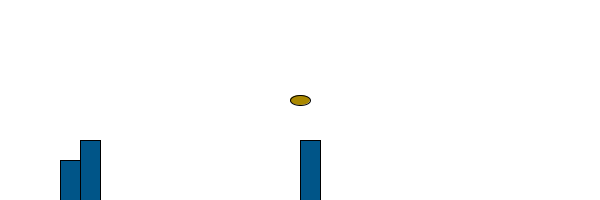
Frame 1 (no input)
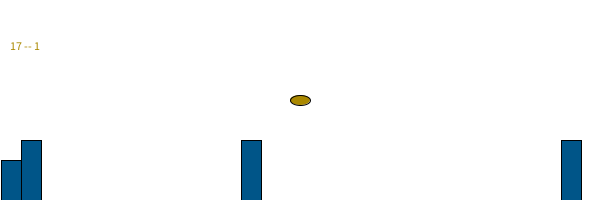
Frame 60 (the mouse pressed at the canvas centre just before this capture)
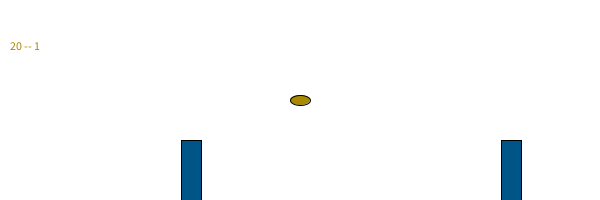
Frame 120 (the mouse held since frame 60 and released just before this capture)

The Processing sketch that drew these frames (run headless with seeded random() and noise(); from frame 60 on, the mouse is pressed at the canvas centre):

// Processing sketch: Scroll_Example
// ── Scroll_Example.pde
final int GRID_SIZE = 20;
int halfScreen;

// Simple scenery definition, can be (must be!) most complex
int[] scenery = new int[200];

int currentPos;
int scrollPos = GRID_SIZE;

void setup()
{
  size(600, 200);

  for (int i = 0; i < scenery.length; i++)
  {
    if (random(1) > 0.85)
    {
      scenery[i] = int(random(height / GRID_SIZE));
    }
  }
  // Half screen in terms of grid size
  halfScreen = currentPos = width / GRID_SIZE / 2;
}

void draw()
{
  background(255);

  text(currentPos + " -- " + scrollPos, 10, 50);

  fill(#005588);
  for (int i = currentPos - halfScreen, j = 0; i < currentPos + halfScreen; i++, j++)
  {
    if (scenery[i] > 0)
    {
      //fill(255, 0, 0);
      rect(scrollPos + j * GRID_SIZE, height - scenery[i] * GRID_SIZE, 
        GRID_SIZE, height);
    }
  }
  fill(#AA8800);
  ellipse(width / 2, height / 2, 20, 10); // Character!

  scrollPos--;
  //scrollPos %= halfScreen;
  if (scrollPos == 0)
  {
    currentPos++;
    scrollPos = GRID_SIZE;
    if (currentPos == scenery.length - halfScreen)
      exit(); // End
  }
}
